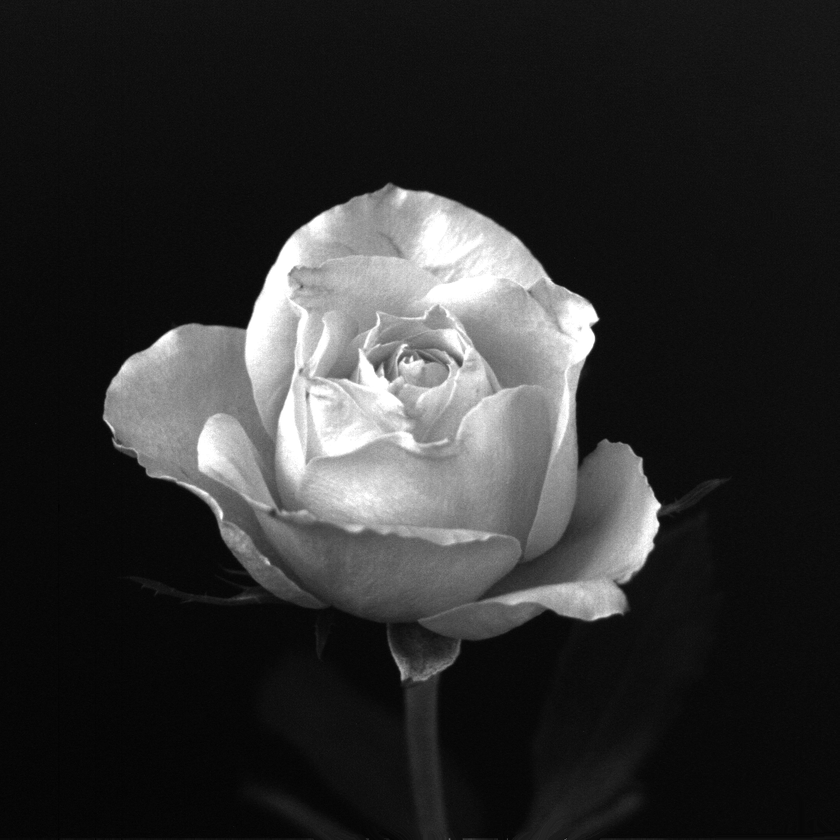
#> input picture TP3/TP3 Ressources/rose_1024.tif, 840 x 840 px, shrunk from 1024 x 1024 before the run, found by its file name
$ jupyter execute --allow-errors tp3.ipynb
#> lines starting #> are read from the running program, lines starting #| are printed output that depends on the picture; long printed decimals are rounded
# TP N° : 03 :Histogrammes
#### Objectifs du TP
- Afficher la luminosité et le contraste d’une image.
- Calculer et afficher manuellement les histogrammes d’une image en niveau de gris et
des canaux de couleur (rouge, vert, bleu) d'une image en couleur.
- Appliquer les différentes méthodes d’amélioration de la luminosité et de contraste

**Importer les bibliothèques nécessaires**

[cell 1]
import cv2
import numpy as np
import matplotlib.pyplot as plt

### 1/ Image en niveau de gris:

[cell 2]
# Charger l'image en niveaux de gris
image = cv2.imread(r"C:\Users\mihna\OneDrive\Bureau\TR img\rose_1024.tif", cv2.IMREAD_GRAYSCALE)
#> image is the input picture: shape (840, 840); min 0, max 255, mean 46.8
plt.imshow(image, cmap="gray")
plt.show()

2. Calcul de la luminosité
La formule utilisée est :

[cell 3]
image.shape
#> Out = (840, 840)

[cell 4]
# Calcul de la luminance (moyenne des intensités des pixels)
total_pixels = image.shape[0] * image.shape[1]  # N : Nombre total de pixels
#> total_pixels = 705600
sum_intensities = np.sum(image)  # Somme des intensités
#> sum_intensities = 33012301
luminance = sum_intensities / total_pixels  # Moyenne
#> luminance = 46.79
print(f"Luminosité calculée : {luminance}")
#| Luminosité calculée : 46.786

[cell 5]
luminosity = np.mean(image)
#> luminosity = 46.79
print(f"Luminosité de l'image : {luminosity}")
#| Luminosité de l'image : 46.786

[cell 6]
# Calcul de la luminosité avec OpenCV
luminance_opencv = cv2.mean(image)[0]  # cv2.mean retourne un tuple, [0] pour récupérer la moyenne
#> luminance_opencv = 46.79
print(f"Luminosité calculée avec OpenCV : {luminance_opencv}")
#| Luminosité calculée avec OpenCV : 46.786

#### 2-Calcul du contraste

[cell 7]
contrast = np.std(image)
#> contrast = 66.06
print(f"Contraste de l'image : {contrast}")
#| Contraste de l'image : 66.061

##### 3-Calcul de l'histogramme

[cell 8]
# Initialiser l'histogramme
histogram = np.zeros(256, dtype=int)

# Remplir l'histogramme
for pixel in image.flatten():
    histogram[pixel] += 1
#> this loop made 705600 passes
#> pixel on passes 1 to 3: 21, 16, 16
#> after the loop, histogram = 256 values, max 49818 at index 14, min 1 at index 0, mean 2756.2

# Afficher l'histogramme
plt.bar(range(256), histogram, color='gray')
plt.title("Histogramme de l'image en niveaux de gris")
plt.xlabel("Intensité")
plt.ylabel("Nombre de pixels")
plt.show()
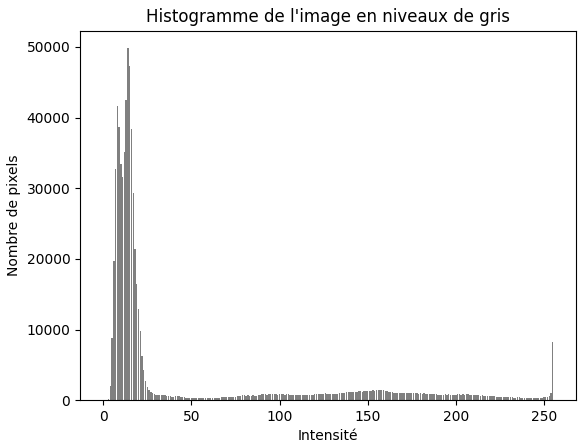
#> figure drawn by matplotlib, 1 panel; tallest bar 49818 high, from x = 13.6 to 14.4

### Partie 2 : Image en couleur

[cell 9]
import cv2
import matplotlib.pyplot as plt

image_color = cv2.imread(r'C:\Users\mihna\OneDrive\Bureau\TR img\TP3 Ressources\bee1.tif')
#> (the rest of this cell did not finish here and is left out)

#### 2-Séparation des canaux

#> (a cell that did not finish here is left out)

[cell 11]
# Initialiser les histogrammes
hist_blue = np.zeros(256, dtype=int)  # Pour les intensités 0-255
hist_green = np.zeros(256, dtype=int)
hist_red = np.zeros(256, dtype=int)

#> (a cell that did not finish here is left out)

[cell 13]
# Tracer les histogrammes
plt.figure(figsize=(10, 6))

    # Histogramme du canal bleu
plt.plot(hist_blue, color='blue', label='Canal Bleu')

    # Histogramme du canal vert
plt.plot(hist_green, color='green', label='Canal Vert')

    # Histogramme du canal rouge
plt.plot(hist_red, color='red', label='Canal Rouge')

    # Configuration du graphique
plt.title("Histogrammes des canaux de couleur")
plt.xlabel("Intensité de pixel (0-255)")
plt.ylabel("Nombre de pixels")
plt.legend()
plt.grid(True)
plt.show()
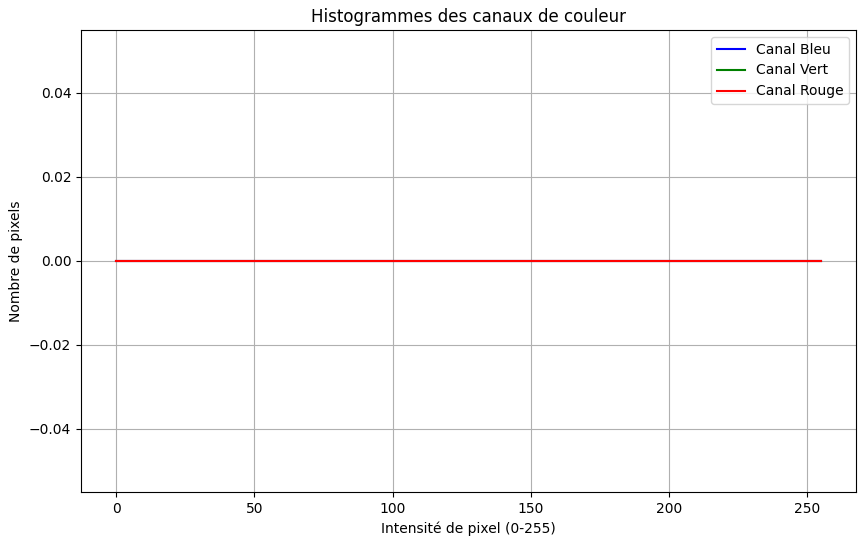
#> figure drawn by matplotlib, 1 panel

[cell 14]
import cv2
import numpy as np
import matplotlib.pyplot as plt

# 1. Chargement de l'image
image_color = cv2.imread(r'C:\Users\mihna\OneDrive\Bureau\TR img\TP3 Ressources\bee1.tif')  # Modifier avec le chemin de votre image
if image_color is None:
    print("Erreur : L'image n'a pas pu être chargée.")
else:
    # Convertir l'image en RGB pour affichage (OpenCV charge en BGR par défaut)
    image_rgb = cv2.cvtColor(image_color, cv2.COLOR_BGR2RGB)

    # Affichage de l'image originale
    plt.imshow(image_rgb)
    plt.title("Image en couleur")
    plt.axis('off')
    plt.show()

    # 2. Séparation des canaux
    blue_channel, green_channel, red_channel = cv2.split(image_color)

    # 3. Calcul manuel des histogrammes
    hist_blue = np.zeros(256, dtype=int)  # Histogramme pour le canal bleu
    hist_green = np.zeros(256, dtype=int)  # Histogramme pour le canal vert
    hist_red = np.zeros(256, dtype=int)  # Histogramme pour le canal rouge

    for row in range(image_color.shape[0]):  # Parcours des lignes
        for col in range(image_color.shape[1]):  # Parcours des colonnes
            hist_blue[blue_channel[row, col]] += 1
            hist_green[green_channel[row, col]] += 1
            hist_red[red_channel[row, col]] += 1

    # 4. Calcul des histogrammes avec OpenCV
    hist_blue_cv = cv2.calcHist([blue_channel], [0], None, [256], [0, 256])
    hist_green_cv = cv2.calcHist([green_channel], [0], None, [256], [0, 256])
    hist_red_cv = cv2.calcHist([red_channel], [0], None, [256], [0, 256])

    # Normalisation des histogrammes avec OpenCV
    hist_blue_norm = cv2.normalize(hist_blue_cv, None, 0, 255, cv2.NORM_MINMAX)
    hist_green_norm = cv2.normalize(hist_green_cv, None, 0, 255, cv2.NORM_MINMAX)
    hist_red_norm = cv2.normalize(hist_red_cv, None, 0, 255, cv2.NORM_MINMAX)

    # 5. Affichage des histogrammes
    plt.figure(figsize=(15, 10))

    # Histogrammes manuels
    plt.subplot(3, 2, 1)
    plt.plot(hist_blue, color='blue')
    plt.title("Histogramme manuel - Canal Bleu")
    plt.xlabel("Intensité de pixel")
    plt.ylabel("Nombre de pixels")

    plt.subplot(3, 2, 2)
    plt.plot(hist_green, color='green')
    plt.title("Histogramme manuel - Canal Vert")
    plt.xlabel("Intensité de pixel")
    plt.ylabel("Nombre de pixels")

    plt.subplot(3, 2, 3)
    plt.plot(hist_red, color='red')
    plt.title("Histogramme manuel - Canal Rouge")
    plt.xlabel("Intensité de pixel")
    plt.ylabel("Nombre de pixels")

    # Histogrammes avec OpenCV
    plt.subplot(3, 2, 4)
    plt.plot(hist_blue_cv, color='blue')
    plt.title("Histogramme OpenCV - Canal Bleu")
    plt.xlabel("Intensité de pixel")
    plt.ylabel("Nombre de pixels")

    plt.subplot(3, 2, 5)
    plt.plot(hist_green_cv, color='green')
    plt.title("Histogramme OpenCV - Canal Vert")
    plt.xlabel("Intensité de pixel")
    plt.ylabel("Nombre de pixels")

    plt.subplot(3, 2, 6)
    plt.plot(hist_red_cv, color='red')
    plt.title("Histogramme OpenCV - Canal Rouge")
    plt.xlabel("Intensité de pixel")
    plt.ylabel("Nombre de pixels")

    plt.tight_layout()
    plt.show()

    # 6. Égalisation d'histogramme pour le canal bleu
    equalized_blue = cv2.equalizeHist(blue_channel)

    # Affichage de l'image après égalisation
    plt.figure(figsize=(8, 8))
    plt.imshow(equalized_blue, cmap='gray')
    plt.title("Canal Bleu après égalisation d'histogramme")
    plt.axis('off')
    plt.show()

#### 3/ Appliquer des méthodes d’amélioration de la luminosité et de contraste

[cell 15]
import cv2
import numpy as np
import matplotlib.pyplot as plt

# Charger une image
image_path = r'C:\Users\mihna\OneDrive\Bureau\TR img\TP3 Ressources\Fig2.tif'  # Remplacez par votre chemin d'image
image = cv2.imread(image_path, cv2.IMREAD_GRAYSCALE)  # Chargement en niveaux de gris
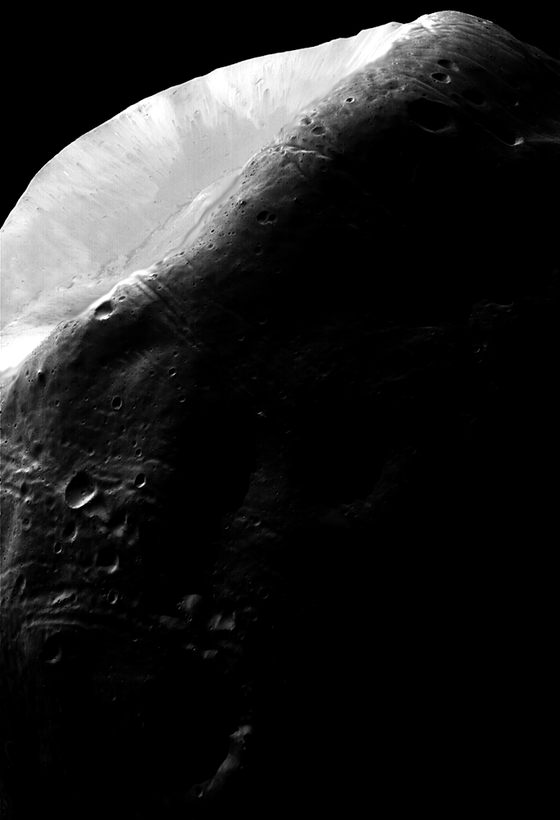
#> input picture TP3/TP3 Ressources/Fig2.tif, 560 x 820 px, shrunk from 683 x 1000 before the run, found by its file name
#> image is the input picture: shape (820, 560); min 0, max 255, mean 31.7

# Affichage de l'image originale
plt.imshow(image, cmap='gray')
plt.title("Image originale")
plt.axis('off')
plt.show()

[cell 16]
# Calcul de la luminosité et des histogrammes
def calculate_histogram(image):
        hist = cv2.calcHist([image], [0], None, [256], [0, 256])
#> hist = 256 values, max 281590 at index 0, min 104 at index 125, mean 1793.8
        hist_normalized = hist / hist.sum()
#> hist_normalized = 256 values, max 0.613 at index 0, min 0.000226 at index 125, mean 0.00391
        hist_cumulative = hist_normalized.cumsum()
#> hist_cumulative = 256 values from 0.613 to 1
        return hist, hist_normalized, hist_cumulative

original_hist, original_hist_norm, original_hist_cum = calculate_histogram(image)
#> original_hist has the same summary as hist in calculate_histogram; original_hist_norm has the same summary as hist_normalized in calculate_histogram; original_hist_cum = 256 values from 0.613 to 1

[cell 17]
# Méthode 1 : Translation de l'histogramme (+50)
translated_image = cv2.add(image, 50)
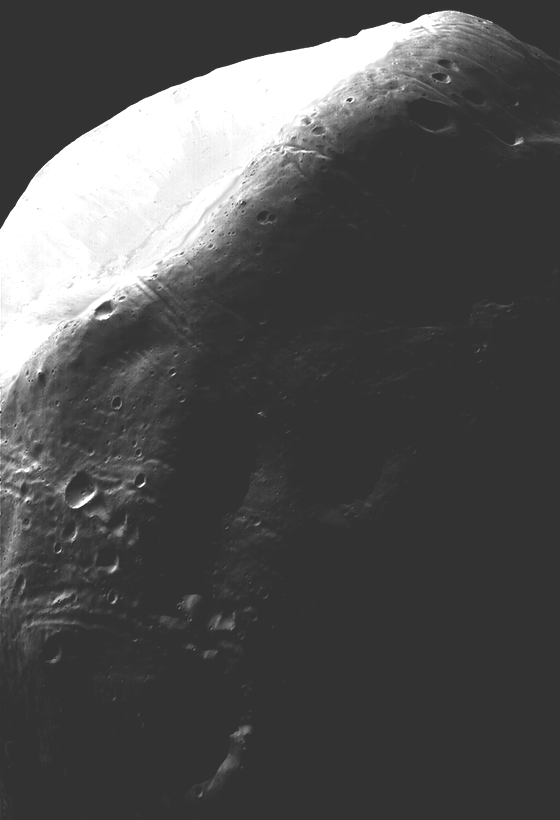
#> translated_image: shape (820, 560); min 50, max 255, mean 80.3
translated_hist, _, _ = calculate_histogram(translated_image)
#> translated_hist = 256 values, max 281590 at index 50, min 0 at index 0, mean 1793.8

[cell 18]
# Méthode 2 : Extension de l'histogramme
extended_image = cv2.normalize(image, None, 0, 255, cv2.NORM_MINMAX)
extended_hist, _, _ = calculate_histogram(extended_image)
#> extended_hist has the same summary as hist in calculate_histogram

[cell 19]
# Méthode 3 : Expansion dynamique
a, b = np.min(image), np.max(image)  # Min et max de l'image
#> a = 0; b = 255
dynamic_image = ((image - a) / (b - a) * 255).astype(np.uint8)
dynamic_hist, _, _ = calculate_histogram(dynamic_image)
#> dynamic_hist has the same summary as hist in calculate_histogram

[cell 20]
# Méthode 4 : Égalisation d'histogramme
equalized_image = cv2.equalizeHist(image)
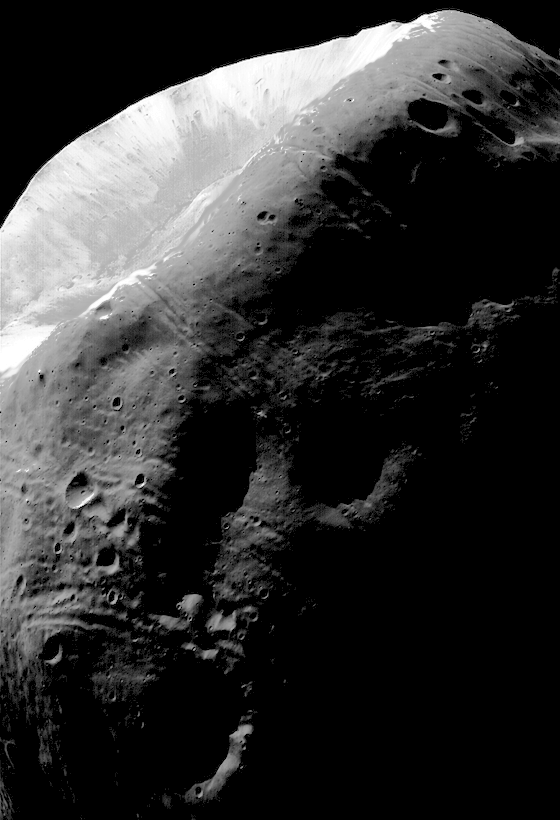
#> equalized_image: shape (820, 560); min 0, max 255, mean 50.4
equalized_hist, _, _ = calculate_histogram(equalized_image)
#> equalized_hist = 256 values, max 281590 at index 0, min 0 at index 1, mean 1793.8

[cell 21]
# Affichage des images transformées
images = [translated_image, extended_image, dynamic_image, equalized_image]
titles = ["Translation de l'histogramme (+50)",
              "Extension de l'histogramme",
              "Expansion dynamique",
              "Égalisation d'histogramme"]

[cell 22]
# Affichage des images transformées
plt.figure(figsize=(12, 8))
for i, (img, title) in enumerate(zip(images, titles)):
    plt.subplot(2, 2, i + 1)
    plt.imshow(img, cmap='gray')
    plt.title(title)
    plt.axis('off')
#> this loop made 4 passes
#> title on passes 1 to 4: "Translation de l'histogramme (+50)", "Extension de l'histogramme", 'Expansion dynamique', "Égalisation d'histogramme"
plt.tight_layout()
plt.show()

# Affichage des histogrammes
plt.figure(figsize=(12, 8))
#> (the rest of this cell did not finish here and is left out)
